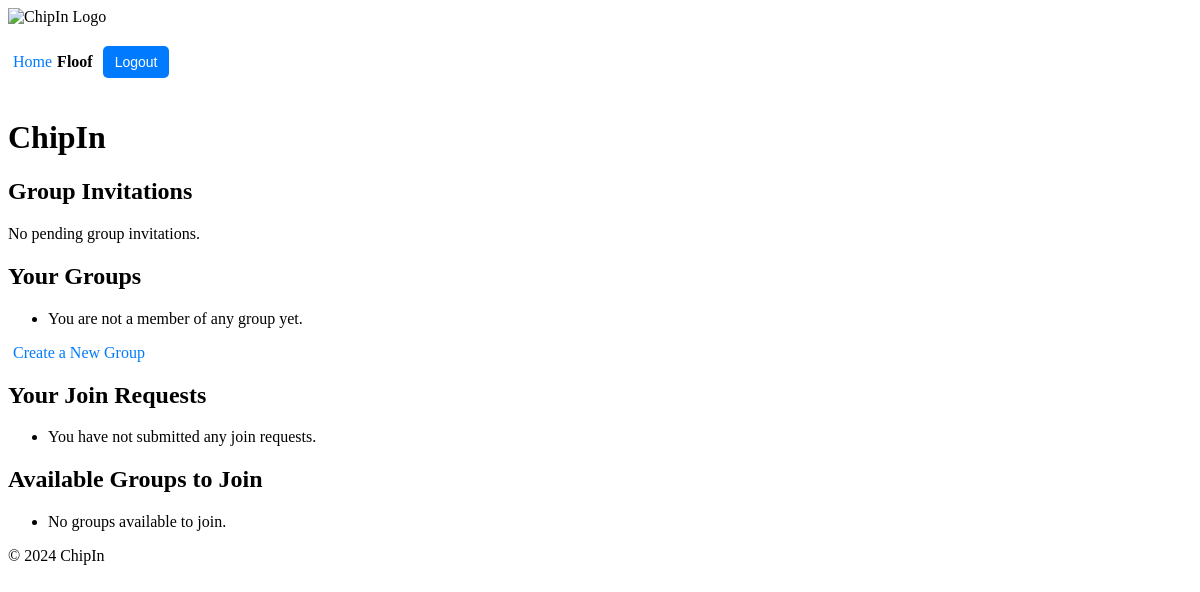
The app's page /chipin/ (signed in), older data.
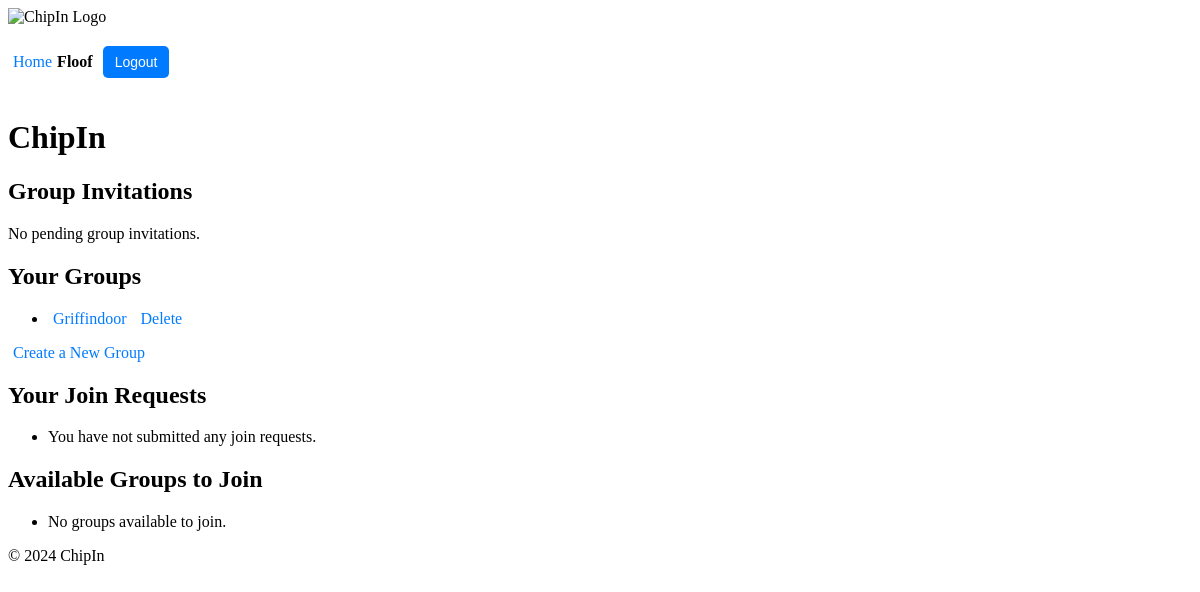
The same page, newer data.
### chipin/models.py (models this page shows, shortened)
class Group(models.Model):
    name = models.CharField(max_length=100)
    admin = models.ForeignKey(User, on_delete=models.CASCADE, related_name='admin_groups')
    members = models.ManyToManyField(User, related_name='group_memberships', blank=True)
    invited_users = models.ManyToManyField(User, related_name='pending_invitations', blank=True)

### chipin/views.py (the view)
# urls.py: path("", views.home, name="home"),
@login_required
def home(request):
    user = request.user
    pending_invitations = user.pending_invitations.all() # Get pending group invitations for the current user
    user_groups = user.group_memberships.all()  # Get groups the user is a member of
    user_join_requests = GroupJoinRequest.objects.filter(user=user)  # Get join requests sent by the user
    available_groups = Group.objects.exclude(members=user).exclude(join_requests__user=user) # Get groups the user is not a member of and the user has not requested to join
    context = {
        'pending_invitations': pending_invitations,
        'user_groups': user_groups,
        'user_join_requests': user_join_requests,
        'available_groups': available_groups
    }
    return render(request, 'chipin/home.html', context)

### chipin/context_processors.py (called while the page is built)
def user_profile(request):
    if request.user.is_authenticated:
        try:
            return {'nickname': request.user.profile.nickname}
        except Profile.DoesNotExist:
            return {'nickname': request.user.username}  # Fallback to username if no profile exists
    return {}

### chipin/templates/chipin/home.html (shortened to what this page needs)
{% extends 'chipin/base.html' %}
{% load static %}
{% block content %}
    <h1>ChipIn</h1>
    <h2>Group Invitations</h2>
    <div class="invitation-notification">
        {% if pending_invitations %}
            <ul>
                {% for group in pending_invitations %}
                    <li>
                        You have been invited to join <strong>{{ group.name }}</strong>.
                        <a href="{% url 'chipin:accept_invite' group.id %}?user_id={{ request.user.id }}">Accept</a>
                    </li>
                {% empty %}
                    <li>No pending group invitations.</li>
                {% endfor %}
            </ul>
        {% else %}
            <p>No pending group invitations.</p>
        {% endif %}
    </div>
    <h2>Your Groups</h2>
    <ul>
        {% for group in user.group_memberships.all %}
        <li>
            <a href="{% url 'chipin:group_detail' group.id %}">{{ group.name }}</a>
            {% if group.admin == request.user %}
                <a href="{% url 'chipin:delete_group' group.id %}" onclick="return confirm('Are you sure you want to delete this group?');">Delete</a>
            {% else %}
                <a href="{% url 'chipin:leave_group' group.id %}" onclick="return confirm('Are you sure you want to leave this group?');">Leave</a>
            {% endif %}
        </li>
        {% empty %}
        <li>You are not a member of any group yet.</li>
        {% endfor %}
    </ul>
    <a href="{% url 'chipin:create_group' %}">Create a New Group</a>
    <h2>Your Join Requests</h2>
    <ul>
        {% for join_request in user_join_requests %}
        <li>
            You requested to join <strong>{{ join_request.group.name }}</strong> on {{ join_request.created_at }}.
            <a href="{% url 'chipin:delete_join_request' join_request.id %}" onclick="return confirm('Are you sure you want to delete this join request?');">Delete</a>
        </li>
        {% empty %}
        <li>You have not submitted any join requests.</li>
        {% endfor %}
    </ul>
    <h2>Available Groups to Join</h2>
    <ul>
        {% for group in available_groups %}
        <li>
            <a href="{% url 'chipin:group_detail' group.id %}">{{ group.name }}</a>
            <span>- Admin: {{ group.admin.profile.nickname }}</span>
        </li>
        {% empty %}
        <li>No groups available to join.</li>
        {% endfor %}
    </ul>
{% endblock %}

Row changes from the older to the newer data that the page shows:
added Group: name "Griffindoor", shows "Delete"
Text that changed along with them:
text no longer shown: "You are not a member of any group yet."
